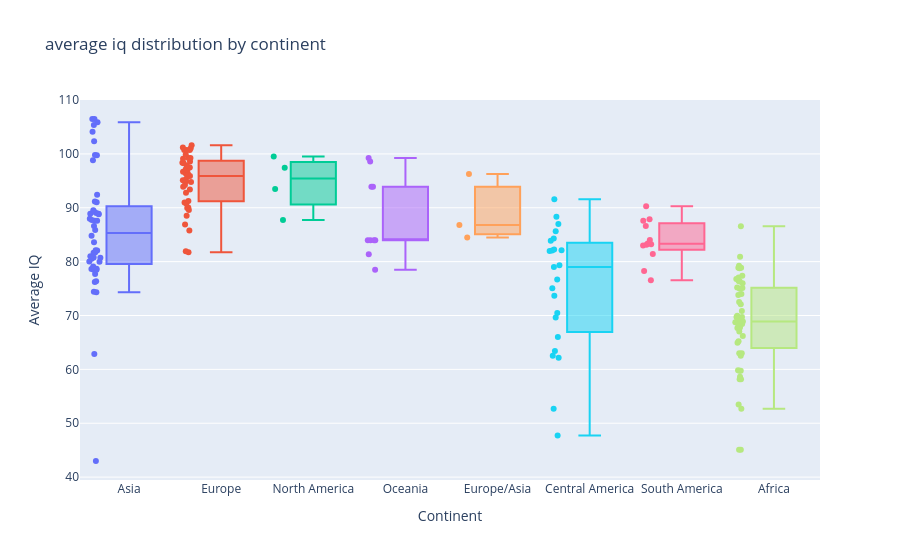

Notebook source saved alongside this figure:
### Markdown cell above
### 4.2. Распределение IQ по континентам

**Исследовательский вопрос:** различается ли распределение показателя `Average IQ` между континентами?

**Предположение:** значения `Average IQ` могут различаться между континентами, поэтому сравним их медианы, разброс и потенциальные выбросы.

### Code cell
fig = px.box(
    df,
    x="Continent",
    y="Average IQ",
    color="Continent",
    points="all",
    title="average iq distribution by continent",
    labels={
        "Continent": "Continent",
        "Average IQ": "Average IQ score"
    }
)

fig.update_layout(
    xaxis_title="Continent",
    yaxis_title="Average IQ",
    showlegend=False
)

fig.show()

### Figure 1 — Plotly figure (JSON) as saved in the notebook; plotly's stock layout.template omitted (floating-point values rounded to 4 significant figures)
{"data": [{"alignmentgroup": "True", "boxpoints": "all", "hovertemplate": "Continent=%{x}<br>Average IQ score=%{y}<extra></extra>", "legendgroup": "Asia", "marker": {"color": "#636efa"}, "name": "Asia", "notched": false, "offsetgroup": "Asia", "orientation": "v", "showlegend": true, "type": "box", "x": ["Asia", "Asia", "Asia", "Asia", "Asia", "Asia", "Asia", "Asia", "Asia", "Asia", "Asia", "Asia", "Asia", "Asia", "Asia", "Asia", "Asia", "Asia", "Asia", "Asia", "Asia", "Asia", "Asia", "Asia", "Asia", "Asia", "Asia", "Asia", "Asia", "Asia", "Asia", "Asia", "Asia", "Asia", "Asia", "Asia", "Asia", "Asia", "Asia", "Asia", "Asia", "Asia", "Asia", "Asia", "Asia", "Asia", "Asia", "Asia"], "x0": " ", "xaxis": "x", "y": [106.5, 106.5, 105.9, 105.4, 104.1, 102.3, 99.82, 99.75, 98.82, 92.43, 91.18, 91.03, 89.53, 89.28, 89.01, 88.89, 88.87, 88.82, 87.94, 87.71, 87.58, 87.58, 86.62, 85.86, 84.81, 83.6, 82.12, 82.05, 81.7, 81.64, 80.99, 80.78, 80.7, 80.54, 80.01, 80.0, 79.09, 78.7, 78.64, 78.49, 78.49, 77.69, 76.36, 76.24, 74.41, 74.33, 62.86, 42.99], "y0": " ", "yaxis": "y"}, {"alignmentgroup": "True", "boxpoints": "all", "hovertemplate": "Continent=%{x}<br>Average IQ score=%{y}<extra></extra>", "legendgroup": "Europe", "marker": {"color": "#EF553B"}, "name": "Europe", "notched": false, "offsetgroup": "Europe", "orientation": "v", "showlegend": true, "type": "box", "x": ["Europe", "Europe", "Europe", "Europe", "Europe", "Europe", "Europe", "Europe", "Europe", "Europe", "Europe", "Europe", "Europe", "Europe", "Europe", "Europe", "Europe", "Europe", "Europe", "Europe", "Europe", "Europe", "Europe", "Europe", "Europe", "Europe", "Europe", "Europe", "Europe", "Europe", "Europe", "Europe", "Europe", "Europe", "Europe", "Europe", "Europe", "Europe", "Europe", "Europe", "Europe"], "x0": " ", "xaxis": "x", "y": [101.6, 101.2, 101.1, 100.7, 100.7, 100.7, 99.87, 99.24, 99.24, 99.12, 98.6, 98.38, 98.26, 97.83, 97.49, 97.13, 97.0, 96.69, 96.35, 96.32, 95.89, 95.75, 95.2, 95.13, 94.92, 94.79, 94.23, 93.9, 93.39, 92.77, 91.27, 90.99, 90.77, 90.07, 89.98, 89.6, 88.54, 86.88, 85.78, 81.91, 81.75], "y0": " ", "yaxis": "y"}, {"alignmentgroup": "True", "boxpoints": "all", "hovertemplate": "Continent=%{x}<br>Average IQ score=%{y}<extra></extra>", "legendgroup": "North America", "marker": {"color": "#00cc96"}, "name": "North America", "notched": false, "offsetgroup": "North America", "orientation": "v", "showlegend": true, "type": "box", "x": ["North America", "North America", "North America", "North America"], "x0": " ", "xaxis": "x", "y": [99.52, 97.43, 93.48, 87.73], "y0": " ", "yaxis": "y"}, {"alignmentgroup": "True", "boxpoints": "all", "hovertemplate": "Continent=%{x}<br>Average IQ score=%{y}<extra></extra>", "legendgroup": "Oceania", "marker": {"color": "#ab63fa"}, "name": "Oceania", "notched": false, "offsetgroup": "Oceania", "orientation": "v", "showlegend": true, "type": "box", "x": ["Oceania", "Oceania", "Oceania", "Oceania", "Oceania", "Oceania", "Oceania", "Oceania", "Oceania", "Oceania"], "x0": " ", "xaxis": "x", "y": [99.24, 98.57, 93.92, 93.92, 83.96, 83.96, 83.96, 83.96, 81.36, 78.49], "y0": " ", "yaxis": "y"}, {"alignmentgroup": "True", "boxpoints": "all", "hovertemplate": "Continent=%{x}<br>Average IQ score=%{y}<extra></extra>", "legendgroup": "Europe/Asia", "marker": {"color": "#FFA15A"}, "name": "Europe/Asia", "notched": false, "offsetgroup": "Europe/Asia", "orientation": "v", "showlegend": true, "type": "box", "x": ["Europe/Asia", "Europe/Asia", "Europe/Asia"], "x0": " ", "xaxis": "x", "y": [96.29, 86.8, 84.5], "y0": " ", "yaxis": "y"}, {"alignmentgroup": "True", "boxpoints": "all", "hovertemplate": "Continent=%{x}<br>Average IQ score=%{y}<extra></extra>", "legendgroup": "Central America", "marker": {"color": "#19d3f3"}, "name": "Central America", "notched": false, "offsetgroup": "Central America", "orientation": "v", "showlegend": true, "type": "box", "x": ["Central America", "Central America", "Central America", "Central America", "Central America", "Central America", "Central America", "Central America", "Central America", "Central America", "Central America", "Central America", "Central America", "Central America", "Central America", "Central America", "Central America", "Central America", "Central America", "Central America", "Central America", "Central America", "Central America"], "x0": " ", "xaxis": "x", "y": [91.6, 88.34, 86.99, 85.63, 84.29, 83.9, 82.24, 82.1, 82.05, 81.99, 79.34, 79.0, 76.69, 75.08, 73.68, 70.48, 69.63, 66.03, 63.42, 62.55, 62.16, 52.69, 47.72], "y0": " ", "yaxis": "y"}, {"alignmentgroup": "True", "boxpoints": "all", "hovertemplate": "Continent=%{x}<br>Average IQ score=%{y}<extra></extra>", "legendgroup": "South America", "marker": {"color": "#FF6692"}, "name": "South America", "notched": false, "offsetgroup": "South America", "orientation": "v", "showlegend": true, "type": "box", "x": ["South America", "South America", "South America", "South America", "South America", "South America", "South America", "South America", "South America", "South America", "South America", "South America"], "x0": " ", "xaxis": "x", "y": [90.29, 87.89, 87.59, 86.63, 84.04, 83.38, 83.23, 83.13, 82.99, 81.44, 78.26, 76.53], "y0": " ", "yaxis": "y"}, {"alignmentgroup": "True", "boxpoints": "all", "hovertemplate": "Continent=%{x}<br>Average IQ score=%{y}<extra></extra>", "legendgroup": "Africa", "marker": {"color": "#B6E880"}, "name": "Africa", "notched": false, "offsetgroup": "Africa", "orientation": "v", "showlegend": true, "type": "box", "x": ["Africa", "Africa", "Africa", "Africa", "Africa", "Africa", "Africa", "Africa", "Africa", "Africa", "Africa", "Africa", "Africa", "Africa", "Africa", "Africa", "Africa", "Africa", "Africa", "Africa", "Africa", "Africa", "Africa", "Africa", "Africa", "Africa", "Africa", "Africa", "Africa", "Africa", "Africa", "Africa", "Africa", "Africa", "Africa", "Africa", "Africa", "Africa", "Africa", "Africa", "Africa", "Africa", "Africa", "Africa", "Africa", "Africa", "Africa", "Africa", "Africa", "Africa", "Africa", "Africa"], "x0": " ", "xaxis": "x", "y": [86.56, 80.92, 79.22, 78.87, 78.87, 78.76, 77.37, 77.07, 76.79, 76.42, 76.32, 76.0, 75.2, 75.1, 74.95, 74.01, 73.8, 72.5, 72.09, 70.82, 69.95, 69.71, 69.7, 69.45, 68.87, 68.87, 68.87, 68.77, 68.74, 68.43, 68.42, 68.41, 67.76, 67.76, 67.67, 67.03, 66.19, 65.22, 64.92, 62.97, 62.97, 62.55, 59.83, 59.76, 59.76, 58.61, 58.16, 58.16, 53.48, 52.68, 45.07, 45.07], "y0": " ", "yaxis": "y"}], "layout": {"boxmode": "overlay", "legend": {"title": {"text": "Continent"}, "tracegroupgap": 0}, "showlegend": false, "title": {"text": "average iq distribution by continent"}, "xaxis": {"anchor": "y", "categoryarray": ["Asia", "Europe", "North America", "Oceania", "Europe/Asia", "Central America", "South America", "Africa"], "categoryorder": "array", "domain": [0, 1], "title": {"text": "Continent"}}, "yaxis": {"anchor": "x", "domain": [0, 1], "title": {"text": "Average IQ"}}}}
